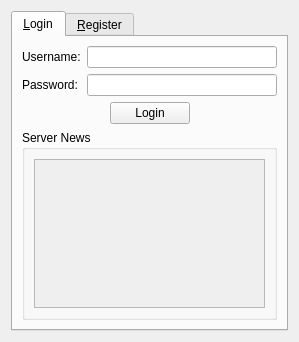
<?xml version="1.0" encoding="UTF-8"?>
<ui version="4.0">
 <class>LoginWidget</class>
 <widget class="QWidget" name="LoginWidget">
  <property name="geometry">
   <rect>
    <x>0</x>
    <y>0</y>
    <width>299</width>
    <height>342</height>
   </rect>
  </property>
  <property name="sizePolicy">
   <sizepolicy hsizetype="Fixed" vsizetype="Fixed">
    <horstretch>0</horstretch>
    <verstretch>0</verstretch>
   </sizepolicy>
  </property>
  <property name="windowTitle">
   <string>Form</string>
  </property>
  <layout class="QVBoxLayout" name="verticalLayout">
   <item>
    <widget class="QTabWidget" name="formTabs">
     <property name="sizePolicy">
      <sizepolicy hsizetype="Expanding" vsizetype="Expanding">
       <horstretch>0</horstretch>
       <verstretch>0</verstretch>
      </sizepolicy>
     </property>
     <property name="currentIndex">
      <number>0</number>
     </property>
     <widget class="QWidget" name="tab">
      <attribute name="title">
       <string>&amp;Login</string>
      </attribute>
      <layout class="QVBoxLayout" name="verticalLayout_2">
       <item>
        <layout class="QFormLayout" name="formLayout">
         <item row="0" column="0">
          <widget class="QLabel" name="lblUsername">
           <property name="text">
            <string>Username:</string>
           </property>
          </widget>
         </item>
         <item row="0" column="1">
          <widget class="QLineEdit" name="txtUsername"/>
         </item>
         <item row="1" column="0">
          <widget class="QLabel" name="lblPassword">
           <property name="text">
            <string>Password:</string>
           </property>
          </widget>
         </item>
         <item row="1" column="1">
          <widget class="QLineEdit" name="txtPassword">
           <property name="echoMode">
            <enum>QLineEdit::Password</enum>
           </property>
          </widget>
         </item>
         <item row="2" column="0" colspan="2">
          <layout class="QHBoxLayout" name="horizontalLayout">
           <item>
            <spacer name="horizontalSpacer">
             <property name="orientation">
              <enum>Qt::Horizontal</enum>
             </property>
             <property name="sizeHint" stdset="0">
              <size>
               <width>40</width>
               <height>20</height>
              </size>
             </property>
            </spacer>
           </item>
           <item>
            <widget class="QPushButton" name="btnLogin">
             <property name="text">
              <string>Login</string>
             </property>
            </widget>
           </item>
           <item>
            <spacer name="horizontalSpacer_2">
             <property name="orientation">
              <enum>Qt::Horizontal</enum>
             </property>
             <property name="sizeHint" stdset="0">
              <size>
               <width>40</width>
               <height>20</height>
              </size>
             </property>
            </spacer>
           </item>
          </layout>
         </item>
        </layout>
       </item>
       <item>
        <widget class="QGroupBox" name="grpServerNews">
         <property name="sizePolicy">
          <sizepolicy hsizetype="Preferred" vsizetype="Expanding">
           <horstretch>0</horstretch>
           <verstretch>0</verstretch>
          </sizepolicy>
         </property>
         <property name="title">
          <string>Server News</string>
         </property>
         <layout class="QVBoxLayout" name="verticalLayout_4">
          <item>
           <widget class="QScrollArea" name="scrServerNews">
            <property name="verticalScrollBarPolicy">
             <enum>Qt::ScrollBarAsNeeded</enum>
            </property>
            <property name="widgetResizable">
             <bool>true</bool>
            </property>
            <widget class="QWidget" name="scrollAreaWidgetContents">
             <property name="geometry">
              <rect>
               <x>0</x>
               <y>0</y>
               <width>255</width>
               <height>157</height>
              </rect>
             </property>
            </widget>
           </widget>
          </item>
         </layout>
        </widget>
       </item>
      </layout>
     </widget>
     <widget class="QWidget" name="tab_2">
      <attribute name="title">
       <string>&amp;Register</string>
      </attribute>
      <layout class="QVBoxLayout" name="verticalLayout_5">
       <item>
        <layout class="QVBoxLayout" name="verticalLayout_3">
         <item>
          <layout class="QFormLayout" name="formLayout_2">
           <item row="0" column="0">
            <widget class="QLabel" name="lblRegUsername">
             <property name="whatsThis">
              <string>&lt;!DOCTYPE HTML PUBLIC &quot;-//W3C//DTD HTML 4.0//EN&quot; &quot;http://www.w3.org/TR/REC-html40/strict.dtd&quot;&gt;
&lt;html&gt;&lt;head&gt;&lt;meta name=&quot;qrichtext&quot; content=&quot;1&quot; /&gt;&lt;style type=&quot;text/css&quot;&gt;
p, li { white-space: pre-wrap; }
&lt;/style&gt;&lt;/head&gt;&lt;body style=&quot; font-family:'Sans'; font-size:8pt; font-weight:400; font-style:normal;&quot;&gt;
&lt;p style=&quot; margin-top:0px; margin-bottom:0px; margin-left:0px; margin-right:0px; -qt-block-indent:0; text-indent:0px;&quot;&gt;Please choose a username for your account.  &lt;span style=&quot; font-style:italic;&quot;&gt;This is not the name of your character; it is just the name you use to login.&lt;/span&gt;&lt;/p&gt;&lt;/body&gt;&lt;/html&gt;</string>
             </property>
             <property name="text">
              <string>Username:</string>
             </property>
            </widget>
           </item>
           <item row="0" column="1">
            <widget class="QLineEdit" name="txtRegUsername"/>
           </item>
           <item row="1" column="0">
            <widget class="QLabel" name="lblRegPassword">
             <property name="whatsThis">
              <string>Please choose a unique password that is at least 6 characters long and contains only letters and/or numbers.</string>
             </property>
             <property name="text">
              <string>Password:</string>
             </property>
            </widget>
           </item>
           <item row="1" column="1">
            <widget class="QLineEdit" name="txtRegPassword">
             <property name="echoMode">
              <enum>QLineEdit::Password</enum>
             </property>
            </widget>
           </item>
           <item row="2" column="0">
            <widget class="QLabel" name="lblRegConfPwd">
             <property name="whatsThis">
              <string>Please type your password again to help prevent typos.</string>
             </property>
             <property name="text">
              <string>Confirm Password:</string>
             </property>
            </widget>
           </item>
           <item row="2" column="1">
            <widget class="QLineEdit" name="txtRegConfPwd">
             <property name="echoMode">
              <enum>QLineEdit::Password</enum>
             </property>
            </widget>
           </item>
           <item row="3" column="0">
            <widget class="QLabel" name="lblRegEmail">
             <property name="whatsThis">
              <string>Please enter a valid email address so that we can reset your password if you forget it.</string>
             </property>
             <property name="text">
              <string>Email:</string>
             </property>
            </widget>
           </item>
           <item row="3" column="1">
            <widget class="QLineEdit" name="txtRegEmail">
             <property name="whatsThis">
              <string>An email address to register your account to. Used for verification purposes, and if you forget your password.</string>
             </property>
            </widget>
           </item>
           <item row="4" column="0" colspan="2">
            <layout class="QHBoxLayout" name="horizontalLayout_2">
             <item>
              <spacer name="horizontalSpacer_3">
               <property name="orientation">
                <enum>Qt::Horizontal</enum>
               </property>
               <property name="sizeHint" stdset="0">
                <size>
                 <width>40</width>
                 <height>20</height>
                </size>
               </property>
              </spacer>
             </item>
             <item>
              <widget class="QPushButton" name="btnRegister">
               <property name="text">
                <string>&amp;Register</string>
               </property>
              </widget>
             </item>
             <item>
              <spacer name="horizontalSpacer_4">
               <property name="orientation">
                <enum>Qt::Horizontal</enum>
               </property>
               <property name="sizeHint" stdset="0">
                <size>
                 <width>40</width>
                 <height>20</height>
                </size>
               </property>
              </spacer>
             </item>
            </layout>
           </item>
          </layout>
         </item>
         <item>
          <widget class="QLabel" name="lblRegHint">
           <property name="frameShape">
            <enum>QFrame::Box</enum>
           </property>
           <property name="frameShadow">
            <enum>QFrame::Raised</enum>
           </property>
           <property name="midLineWidth">
            <number>0</number>
           </property>
           <property name="text">
            <string/>
           </property>
           <property name="alignment">
            <set>Qt::AlignLeading|Qt::AlignLeft|Qt::AlignTop</set>
           </property>
          </widget>
         </item>
        </layout>
       </item>
      </layout>
     </widget>
    </widget>
   </item>
  </layout>
 </widget>
 <resources/>
 <connections/>
</ui>
